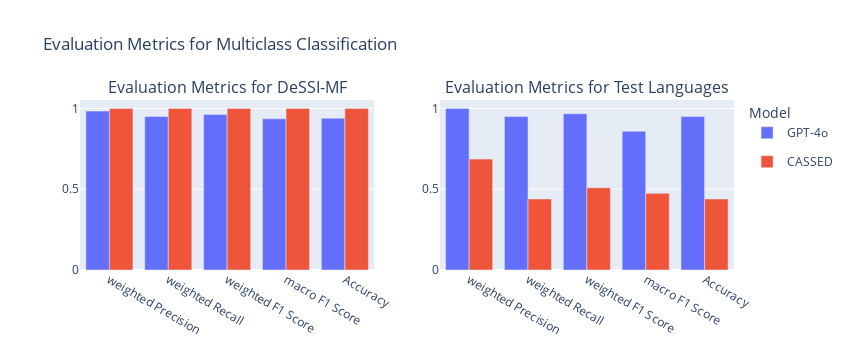

The code cell stored with this chart in its notebook:
### Markdown cell above
## Evaluation

### Code cell
fig = make_subplots(rows=1, cols=2, subplot_titles=["Evaluation Metrics for DeSSI-MF", "Evaluation Metrics for Test Languages"])

colors = ['#636efa', '#EF553B']

for e, results in enumerate([results_own_dataset_multiclass_gpt, results_test_lan_multiclass_gpt, results_df_all_data_cassed, results_df_two_lan_cassed]):
    true = [set(a.split(",")) for a in results["True Label"]]
    pred = [set(a.split(",")) for a in results["Prediction"]]
    all_classes = set([item for sublist in true for item in sublist]).union(set([item for sublist in pred for item in sublist]))
    mlb = MultiLabelBinarizer(classes=list(all_classes))
    y_true = mlb.fit_transform(true)
    y_pred = mlb.transform(pred)

    accuracy = accuracy_score(y_true, y_pred)
    f1 = f1_score(y_true, y_pred, average="weighted")
    f1_macro = f1_score(y_true, y_pred, average="macro")
    precision = precision_score(y_true, y_pred, average="weighted", zero_division=0)
    recall = recall_score(y_true, y_pred, average="weighted", zero_division=0)

    metrics = {
        "weighted Precision": precision,
        "weighted Recall": recall,
        "weighted F1 Score": f1,
        "macro F1 Score": f1_macro,
        "Accuracy": accuracy,
    }

    fig.add_trace(go.Bar(
        x=list(metrics.keys()),
        y=list(metrics.values()), 
        name="GPT-4o" if e < 2 else "CASSED",
        showlegend=True if e%2 == 0 else False,
        legendgroup=int(e/2),
        marker=dict(color=colors[int(np.floor(e/2))])
    ), row=1, col=(e%2)+1)

fig.update_layout(
    title=f"Evaluation Metrics for Multiclass Classification",
    height=350, 
    width=850,
    legend=dict(title="Model")
)

fig.show()

### Figure 1 — Plotly figure (JSON) as saved in the notebook; plotly's stock layout.template omitted (floating-point values rounded to 4 significant figures)
{"data": [{"legendgroup": "0", "marker": {"color": "#636efa"}, "name": "GPT-4o", "showlegend": true, "type": "bar", "x": ["weighted Precision", "weighted Recall", "weighted F1 Score", "macro F1 Score", "Accuracy"], "xaxis": "x", "y": [0.9843, 0.9502, 0.9636, 0.9361, 0.9396], "yaxis": "y"}, {"legendgroup": "0", "marker": {"color": "#636efa"}, "name": "GPT-4o", "showlegend": false, "type": "bar", "x": ["weighted Precision", "weighted Recall", "weighted F1 Score", "macro F1 Score", "Accuracy"], "xaxis": "x2", "y": [1, 0.95, 0.9676, 0.8589, 0.95], "yaxis": "y2"}, {"legendgroup": "1", "marker": {"color": "#EF553B"}, "name": "CASSED", "showlegend": true, "type": "bar", "x": ["weighted Precision", "weighted Recall", "weighted F1 Score", "macro F1 Score", "Accuracy"], "xaxis": "x", "y": [1, 1, 1, 1, 1], "yaxis": "y"}, {"legendgroup": "1", "marker": {"color": "#EF553B"}, "name": "CASSED", "showlegend": false, "type": "bar", "x": ["weighted Precision", "weighted Recall", "weighted F1 Score", "macro F1 Score", "Accuracy"], "xaxis": "x2", "y": [0.6867, 0.44, 0.5095, 0.4745, 0.44], "yaxis": "y2"}], "layout": {"annotations": [{"font": {"size": 16}, "showarrow": false, "text": "Evaluation Metrics for DeSSI-MF", "x": 0.225, "xanchor": "center", "xref": "paper", "y": 1, "yanchor": "bottom", "yref": "paper"}, {"font": {"size": 16}, "showarrow": false, "text": "Evaluation Metrics for Test Languages", "x": 0.775, "xanchor": "center", "xref": "paper", "y": 1, "yanchor": "bottom", "yref": "paper"}], "height": 350, "legend": {"title": {"text": "Model"}}, "title": {"text": "Evaluation Metrics for Multiclass Classification"}, "width": 850, "xaxis": {"anchor": "y", "domain": [0, 0.45]}, "xaxis2": {"anchor": "y2", "domain": [0.55, 1]}, "yaxis": {"anchor": "x", "domain": [0, 1]}, "yaxis2": {"anchor": "x2", "domain": [0, 1]}}}
